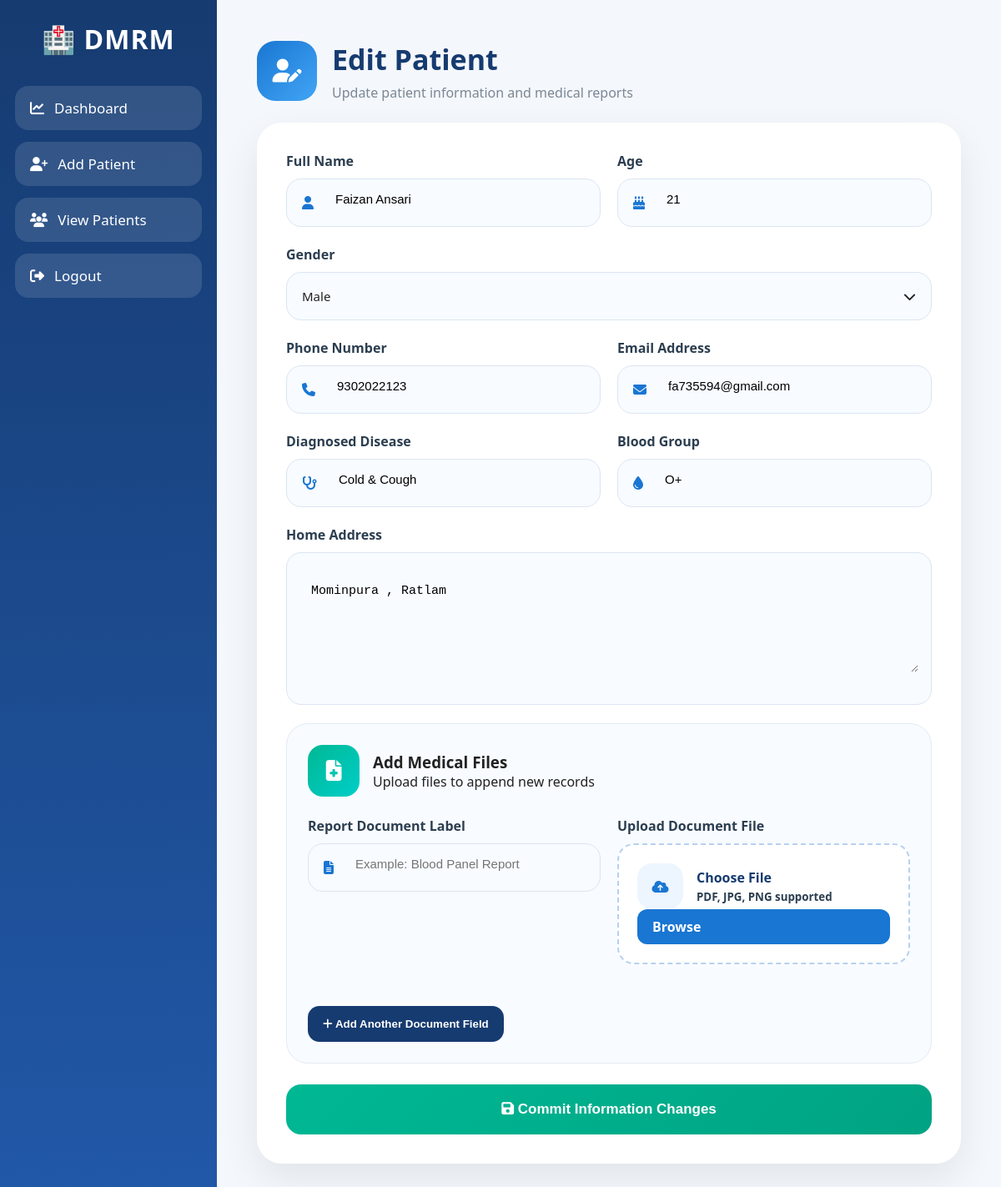
The page /edit_patient/1 (signed in) on the database as committed earlier.
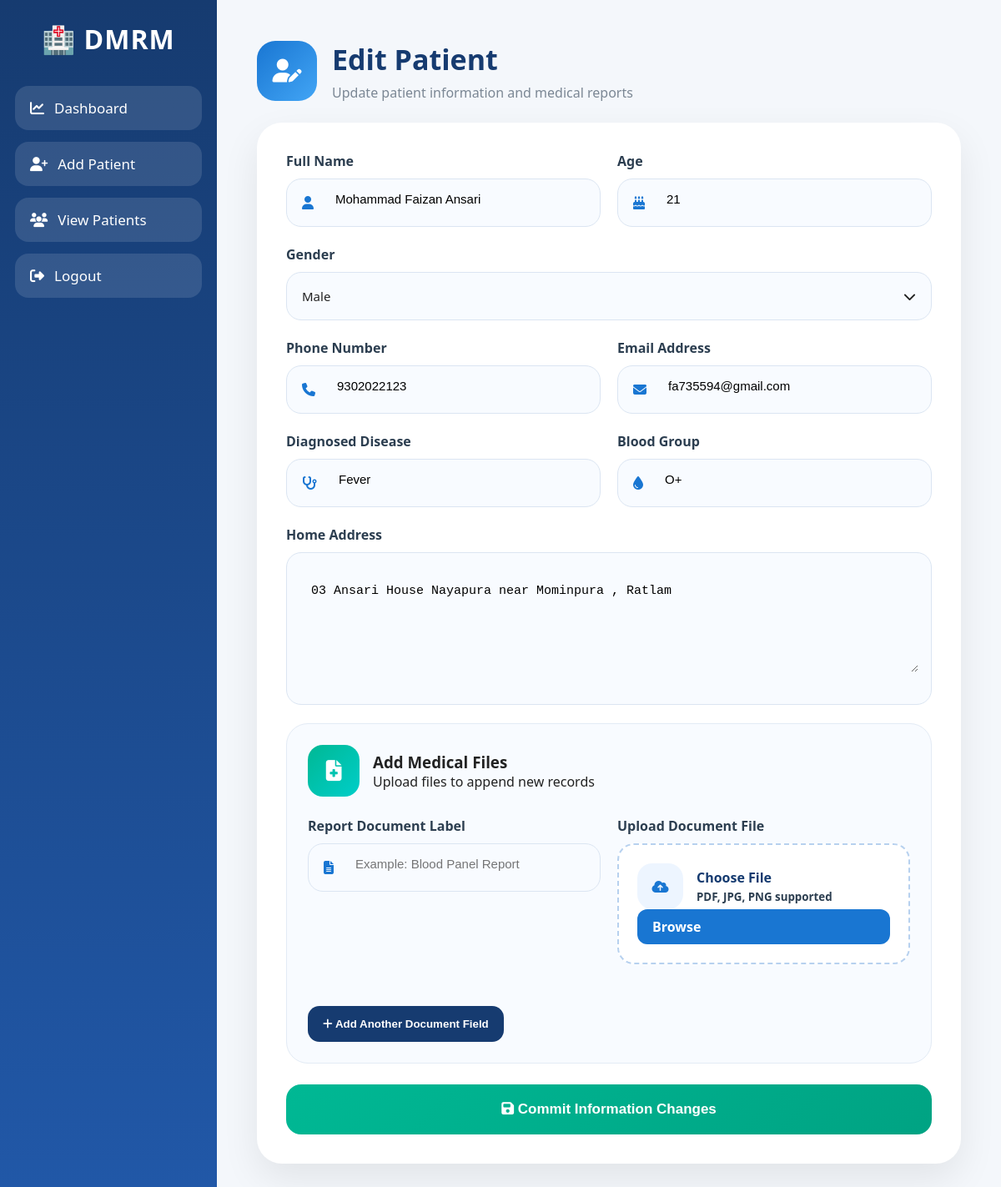
The same page on the database as committed later.
### tables this page shows
CREATE TABLE patients (
        id INTEGER PRIMARY KEY AUTOINCREMENT,
        doctor_id INTEGER,
        name TEXT,
        age INTEGER,
        gender TEXT,
        phone TEXT,
        email TEXT,
        disease TEXT,
        blood_group TEXT,
        address TEXT,
        report TEXT,
        FOREIGN KEY(doctor_id) REFERENCES doctors(id)
    );

### app.py (the view, shortened to what this page needs)
@app.route("/edit_patient/<int:patient_id>", methods=["GET","POST"])
def edit_patient(patient_id):
    if not is_logged_in() or session.get("role") != "admin":
        return redirect("/login")
    conn = sqlite3.connect(DATABASE)
    conn.row_factory = sqlite3.Row
    cur = conn.cursor()
    cur.execute("SELECT * FROM patients WHERE id=?", (patient_id,))
    patient = cur.fetchone()
    conn.close()
    return render_template("edit_patient.html", patient=patient)

### app.py (called while the page is built)
def is_logged_in():
    return session.get("logged_in")

### templates/edit_patient.html (shortened to what the changed rows need)
{% extends "base.html" %}
{% block content %}
<link
rel="stylesheet"
href="https://cdnjs.cloudflare.com/ajax/libs/font-awesome/6.5.1/css/all.min.css"
/>
<div class="edit-page">
    <div class="page-header">
        <div class="header-left">
            <div>
                <h1>Edit Patient</h1>
            </div>
        </div>
    </div>
    <div class="modern-card">
        <form method="POST" enctype="multipart/form-data">
            <div class="form-grid">
                <div class="input-group">
                    <div class="input-box">
                        <i class="fa-solid fa-user input-icon"></i>
                        <input type="text" name="name" value="{{ patient.name }}" required>
                    </div>
                </div>
                <div class="input-group">
                    <div class="input-box">
                        <i class="fa-solid fa-cake-candles input-icon"></i>
                        <input type="number" name="age" value="{{ patient.age }}">
                    </div>
                </div>
            </div>
            <div class="input-group">
                <div class="custom-gender-select" id="genderSelect">
                    <div class="selected-gender" onclick="toggleGenderMenu()">
                        <span id="selectedGenderText">
                            {% if patient.gender %}{{ patient.gender }}{% else %}Select Gender{% endif %}
                        </span>
                        <i class="fa-solid fa-chevron-down gender-arrow"></i>
                    </div>
                </div>
            </div>
            <div class="form-grid">
                <div class="input-group">
                    <div class="input-box">
                        <i class="fa-solid fa-phone input-icon"></i>
                        <input type="text" name="phone" value="{{ patient.phone }}">
                    </div>
                </div>
                <div class="input-group">
                    <div class="input-box">
                        <i class="fa-solid fa-envelope input-icon"></i>
                        <input type="email" name="email" value="{{ patient.email }}">
                    </div>
                </div>
            </div>
            <div class="form-grid">
                <div class="input-group">
                    <div class="input-box">
                        <i class="fa-solid fa-stethoscope input-icon"></i>
                        <input type="text" name="disease" value="{{ patient.disease }}">
                    </div>
                </div>
                <div class="input-group">
                    <div class="input-box">
                        <i class="fa-solid fa-droplet input-icon"></i>
                        <input type="text" name="blood_group" value="{{ patient.blood_group }}">
                    </div>
                </div>
            </div>
            <div class="input-group">
                <div class="textarea-box">
                    <textarea name="address">{{ patient.address }}</textarea>
                </div>
            </div>
        </form>
    </div>
</div>
{% endblock %}

Rows that differ between the two databases and show on the page:
changed patients "Male": name "Faizan Ansari" → "Mohammad Faizan Ansari"; disease "Cold & Cough" → "Fever"; address "Mominpura , Ratlam" → "03 Ansari House Nayapura near Mominpura , Ratlam"
